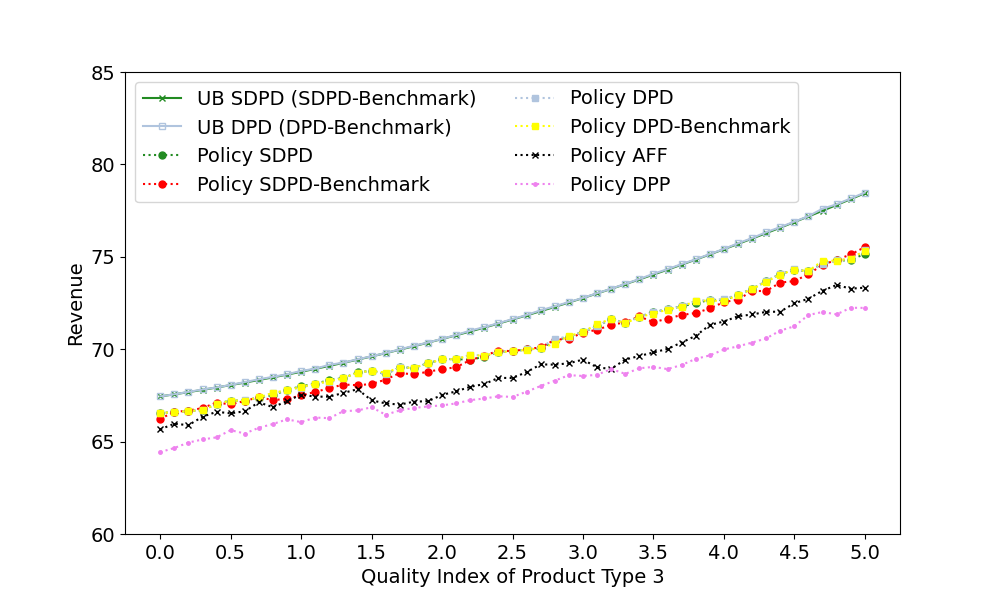

Generate this figure with Python:
import numpy as np
import matplotlib.pyplot as plt

choice=0
c=8

def read():
    folder_path = "EmptySeatsStudy (experiments)/ADP"
    file_name = "ADP_NL_results" + str(choice) + "capacity" + str(c) + ".txt"
    file_path = f"{folder_path}/{file_name}"
    ADP = np.loadtxt(file_path)

    folder_path = "EmptySeatsStudy (experiments)/ADP"
    file_name = "simu_means_choice" + str(choice) + "capacity" + str(c) + ".txt"
    file_path = f"{folder_path}/{file_name}"
    ADP_simu=np.loadtxt(file_path)

    folder_path = "EmptySeatsStudy (experiments)/DBD"
    file_name = "DBD_NL_ke_results" + str(choice) + "capacity" + str(c) + ".txt"
    file_path = f"{folder_path}/{file_name}"
    DBD_ke=np.loadtxt(file_path)

    folder_path = "EmptySeatsStudy (experiments)/DBD"
    file_name = "ke_simu_means_choice" + str(choice) + "capacity" + str(c) + ".txt"
    file_path = f"{folder_path}/{file_name}"
    DBD_ke_simu=np.loadtxt(file_path)

    folder_path = "EmptySeatsStudy (experiments)/DBD"
    file_name = "DBD_NL_results0capacity" + str(c) + "2.txt"
    file_path = f"{folder_path}/{file_name}"
    DBD=np.loadtxt(file_path)

    for i in range(len(DBD_ke)):
        if DBD_ke[i]>DBD[i]:
            DBD_ke[i] = DBD[i]

    folder_path = "EmptySeatsStudy (experiments)/DBD"
    file_name = "simu_means_choice" + str(choice) + "capacity" + str(c) + ".txt"
    file_path = f"{folder_path}/{file_name}"
    DBD_simu=np.loadtxt(file_path)

    folder_path = "EmptySeatsStudy (experiments)/SBD"
    file_name = "SBD_NL_ke_results" + str(choice) + "capacity" + str(c) + ".txt"
    file_path = f"{folder_path}/{file_name}"
    SBD_ke=np.loadtxt(file_path)

    folder_path = "EmptySeatsStudy (experiments)/SBD"
    file_name = "ke_simu_means_choice" + str(choice) + "capacity" + str(c) + ".txt"
    file_path = f"{folder_path}/{file_name}"
    SBD_ke_simu=np.loadtxt(file_path)

    folder_path = "EmptySeatsStudy (experiments)/SBD"
    file_name = "SBD_NL_results" + str(choice) + "capacity" + str(c) + ".txt"
    file_path = f"{folder_path}/{file_name}"
    SBD=np.loadtxt(file_path)

    for i in range(len(SBD_ke)):
        if SBD_ke[i]>SBD[i]:
            SBD_ke[i] = SBD[i]

    folder_path = "EmptySeatsStudy (experiments)/SBD"
    file_name = "simu_means_choice" + str(choice) + "capacity" + str(c) + ".txt"
    file_path = f"{folder_path}/{file_name}"
    SBD_simu=np.loadtxt(file_path)

    folder_path = "EmptySeatsStudy (experiments)/DP"
    file_name = "simu_means_choice" + str(choice) + "capacity" + str(c) + ".txt"
    file_path = f"{folder_path}/{file_name}"
    DP_simu=np.loadtxt(file_path)

    return SBD_simu, SBD, SBD_ke, SBD_ke_simu, DBD, DBD_simu, DBD_ke, DBD_ke_simu, ADP, ADP_simu, DP_simu


width=1.5
marksize=5
SBD_simu, SBD, SBD_ke, SBD_ke_simu, DBD, DBD_simu, DBD_ke, DBD_ke_simu, ADP, ADP_simu, DP_simu=read()

sbADP_simu=[65.05969484,65.18527797,65.08791974,64.96199235,64.80211349,64.91616445,65.05971619,65.18526183,65.18093926,65.23375297,65.5039493,65.41007793,65.39611551,65.67994812,65.70755424,66.03200204,66.06210471,65.95377501,66.20231324,66.36810825,66.39196971,66.52637361,66.57511581,66.79443883,66.9093705,67.09599149,67.44124542,67.43079661,67.55950003,67.89337703,68.46161116,68.57675325,68.58347982,68.7843082,69.18060082,69.23304694,69.25940226,69.18431506,69.66343253,69.98609761,70.18649126,70.51725179,70.88320463,71.28645756,71.21249996,71.43837228,71.63856816,71.97809992,72.1463316,72.36908837,72.76262396]
plt.figure(figsize=(10, 6))
plt.rcParams['font.size'] = 14
x=[i*0.1 for i in range(51)]
x00=[0,1,2,3,4,5]
back=[63.48090692,64.47043224,65.87998328,67.75406393,70.0999021,72.89937247]
back_simu=[65.65510235,65.67131896,65.75212986,65.91768584,66.11203923,66.11339464,65.97867942,65.95458266,66.06448423,66.26503826,66.49277512,66.64467551,66.63482759,66.69249495,66.83278497,67.05617255,67.37263299,67.56042949,67.25393189,67.62014215,67.98684891,68.24697849,68.62041555,68.88793616,68.80859758,68.74825876,68.95693421,69.24236443,69.61660982,69.56070769,69.92478534,70.36681123,70.31699272,70.66209698,70.90929098,71.10459976,71.07708152,71.07935235,71.48605962,71.22271161,71.30461644,71.5195365,71.94949418,72.4127505,72.62690389,72.78730301,73.0923973,73.61213484,73.7621953,73.90671906,74.36345422]
plt.plot(x, SBD, label='UB SDPD (SDPD-Benchmark)',color='forestgreen', marker='x',markerfacecolor='none', linestyle='-', linewidth=width, markersize=marksize)
plt.plot(x, DBD, label='UB DPD (DPD-Benchmark)',color='lightsteelblue', marker='s', markerfacecolor='none', linestyle='-', linewidth=width, markersize=marksize)
#plt.plot(x00, back, label='UB exact DP',color='cyan', marker='^',markerfacecolor='none', linestyle='-', linewidth=1.5, markersize=5)
#plt.plot(x, SBD_ke, label='UB ',color='red', marker='o', markerfacecolor='none', linestyle='-.', linewidth=width, markersize=marksize)
#plt.plot(x, DBD, label='UB DPD-Benchmark',color='yellow', marker='s', markerfacecolor='none', linestyle=' ', linewidth=width, markersize=marksize)
#plt.plot(x, ADP, label='UB AFF',color='black', marker='x', linestyle='-', linewidth=1.5, markersize=5)


plt.plot(x, SBD_simu, label='Policy SDPD',color='forestgreen', marker='o', linestyle=':', linewidth=1.5, markersize=5)
plt.plot(x, SBD_ke_simu, label='Policy SDPD-Benchmark',color='red', marker='o', linestyle=':', linewidth=1.5, markersize=5)
plt.plot(x, DBD_simu, label='Policy DPD',color='lightsteelblue', marker='s', linestyle=':', linewidth=1.5, markersize=5)
plt.plot(x, DBD_ke_simu, label='Policy DPD-Benchmark',color='yellow', marker='s', linestyle=':', linewidth=1.5, markersize=5)
plt.plot(x, ADP_simu, label='Policy AFF',color='black', marker='x', linestyle=':', linewidth=1.5, markersize=5)
plt.plot(x, DP_simu, label='Policy DPP',color='violet', marker='.', linestyle=':', linewidth=width, markersize=marksize)
#plt.plot(x, sbADP_simu, label='Policy sbADP (M=100)',color='salmon', marker='+', linestyle=':', linewidth=1.5, markersize=5)
#plt.plot(x, back_simu, label='Policy BE',color='cyan', marker='^', linestyle=':', linewidth=1.5, markersize=5)

x0=[i*0.5 for i in range(11)]
plt.xticks(x0)

plt.ylim(60, 85)
plt.xlabel('Quality Index of Product Type 3')
plt.ylabel('Revenue')
#plt.title('Homogeneous Seats')
plt.legend(ncol=2)

plt.show()
